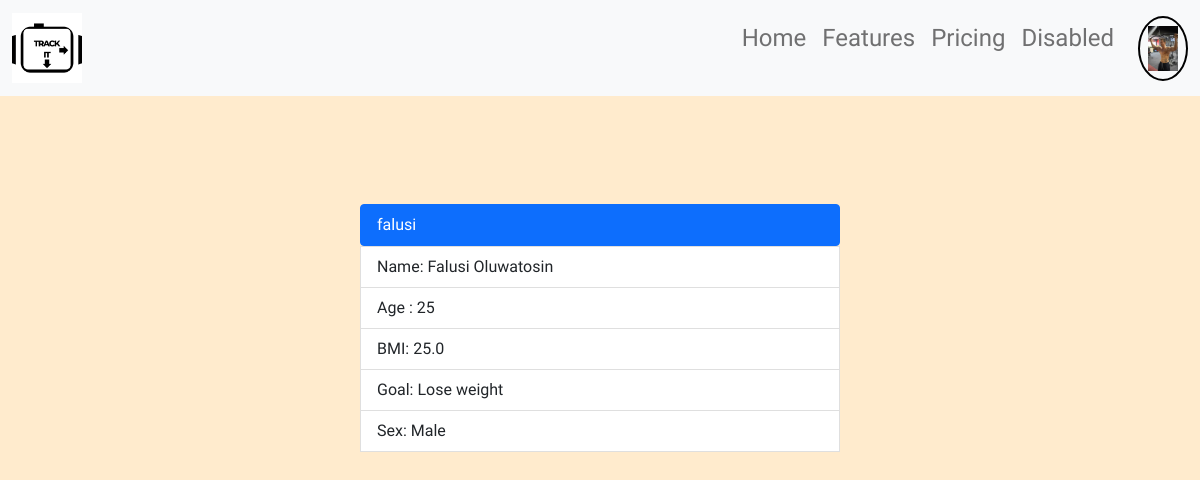
Screenshot of /profile/ (signed in) with the database file from the repository.
### users/models.py (models this page shows, shortened)
class Profile(models.Model):# profile model
    user = models.OneToOneField(User, on_delete=models.CASCADE)
    full_name = models.CharField(max_length=100, null=True, blank=True)
    date_of_birth= models.DateField(null=True, blank=True)
    gender= models.CharField(max_length=10, null=True, blank=True)
    weight = models.FloatField(null=True, blank=True)
    height = models.FloatField(null=True, blank=True)
    goals = models.ForeignKey(Goal, on_delete=models.CASCADE, null=True, blank=True)
    profile_image = models.ImageField(upload_to='uploads/profiles/', blank=True, null=True)
    def __str__(self):
        return f"Profile of {self.user.email}"
    @property
    def bmi(self):# bmi calculator
        if self.weight and self.height:
            height_in_meters = self.height / 100
            return round(self.weight / (height_in_meters ** 2), 2)
        return 0.0
    @property
    def age(self):# age calculator
        if self.date_of_birth:
            today = date.today()
            return today.year - self.date_of_birth.year - (
                (today.month, today.day) < (self.date_of_birth.month, self.date_of_birth.day)
            )
        return None

class Goal(models.Model):# goals model
    title = models.CharField(max_length=30)
    description = models.TextField(max_length=255)
    cover_image=models.ImageField(upload_to='static/images', blank=True, null=True)
    def __str__(self):
        return self.title

### users/views.py (the view)
# urls.py: path('profile/', user_views.profile, name='profile'),
@login_required
def profile(request):# function to create profile each time you create a user
    user=request.user
    profiles = Profile.objects.filter(user=request.user)
    if profiles.exists():
        profiles = get_object_or_404(Profile, user=request.user)
    else:
        profile=None
    return render(request, 'profile.html',{'user':user, 'profile': profiles})

### templates/profile.html (shortened to what this page needs)
{% load static %}
<!DOCTYPE html>
<html lang="en">
<head>
  <link href="https://cdn.jsdelivr.net/npm/bootstrap@5.0.2/dist/css/bootstrap.min.css" rel="stylesheet"
>
  <link rel="stylesheet" href="">
</head>
<body style="background-color: blanchedalmond; overflow-x: hidden; font-family: oxanium;">
  <section class="container-fluid" style="padding: 0;">
    <nav class="navbar navbar-expand-lg navbar-light bg-light">
      <div class="container-fluid">
        <a class="navbar-brand" href="#">
          <img src="/static/images/bg2.png" alt="company logo" width="70" height="70">
        </a>
        <div class="collapse navbar-collapse" id="navbarNavAltMarkup">
          <div class="navbar-nav ms-auto">
            <a class="nav-link h4" aria-current="page" href="{% url 'dashboard' %}">Home</a>
            <a class="nav-link h4" href="#">Features</a>
            <a class="nav-link h4" href="#">Pricing</a>
            <a class="nav-link h4" href="#">Disabled</a>
            <a class="nav-link active" href="{% url 'update_profile' %}">
              {% if profile.profile_image %}
              <div style="border: solid black 2px; border-radius: 50%;"><img src="{{ profile.profile_image.url}}"
                  alt="default image" width="30">
              {% endif %}
            </a>
          </div>
        </div>
      </div>
    </nav>
    <main style="margin-top: 9%; padding:0px 30%;">
      <div>
        <ul class="list-group">
          {% if profile %}
          <li class="list-group-item active" >{{ request.user.username }}</div>
          <li class="list-group-item">Name: {{ profile.full_name }}</li>
          <li class="list-group-item">Age : {{profile.age }}</li>
          <li class="list-group-item">BMI: {{profile.bmi}}</li>
          <li class="list-group-item">Goal: {{profile.goals}}</li>
          <li class="list-group-item">Sex: {{ profile.gender}}</li>
          {% else %}
          <li class="list-group-item">No profiles available.</li>
          {% endif %}
      </main>
  </section>
</body>
</html>

### rows the page displays
Profile: profile_image (picture), full_name "Falusi Oluwatosin", age "25", bmi "25.0", goals "Lose weight", gender "Male"

### other values shown
{{ request.user.username }} "falusi"
